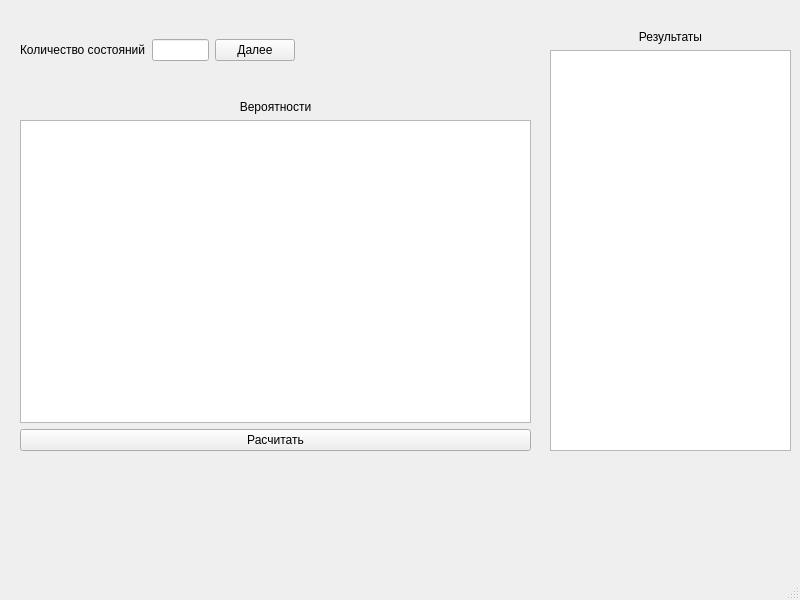
<?xml version="1.0" encoding="UTF-8"?>
<ui version="4.0">
 <class>MainWindow</class>
 <widget class="QMainWindow" name="MainWindow">
  <property name="geometry">
   <rect>
    <x>0</x>
    <y>0</y>
    <width>800</width>
    <height>600</height>
   </rect>
  </property>
  <property name="windowTitle">
   <string>MainWindow</string>
  </property>
  <widget class="QWidget" name="centralwidget">
   <widget class="QWidget" name="horizontalLayoutWidget">
    <property name="geometry">
     <rect>
      <x>20</x>
      <y>10</y>
      <width>275</width>
      <height>80</height>
     </rect>
    </property>
    <layout class="QHBoxLayout" name="horizontalLayout">
     <item>
      <widget class="QLabel" name="label">
       <property name="text">
        <string>Количество состояний</string>
       </property>
      </widget>
     </item>
     <item>
      <widget class="QLineEdit" name="txt_count_state"/>
     </item>
     <item>
      <widget class="QPushButton" name="state_next">
       <property name="text">
        <string>Далее</string>
       </property>
      </widget>
     </item>
    </layout>
   </widget>
   <widget class="QWidget" name="verticalLayoutWidget">
    <property name="geometry">
     <rect>
      <x>20</x>
      <y>100</y>
      <width>511</width>
      <height>351</height>
     </rect>
    </property>
    <layout class="QVBoxLayout" name="verticalLayout">
     <item>
      <widget class="QLabel" name="label_2">
       <property name="text">
        <string>Вероятности</string>
       </property>
       <property name="alignment">
        <set>Qt::AlignCenter</set>
       </property>
      </widget>
     </item>
     <item>
      <widget class="QTableWidget" name="tableWidget"/>
     </item>
     <item>
      <widget class="QPushButton" name="state_next_2">
       <property name="text">
        <string>Расчитать</string>
       </property>
      </widget>
     </item>
    </layout>
   </widget>
   <widget class="QWidget" name="verticalLayoutWidget_2">
    <property name="geometry">
     <rect>
      <x>550</x>
      <y>30</y>
      <width>241</width>
      <height>421</height>
     </rect>
    </property>
    <layout class="QVBoxLayout" name="verticalLayout_2">
     <item>
      <widget class="QLabel" name="label_3">
       <property name="text">
        <string>Результаты</string>
       </property>
       <property name="alignment">
        <set>Qt::AlignCenter</set>
       </property>
      </widget>
     </item>
     <item>
      <widget class="QTextBrowser" name="textBrowser"/>
     </item>
    </layout>
   </widget>
  </widget>
  <widget class="QMenuBar" name="menubar">
   <property name="geometry">
    <rect>
     <x>0</x>
     <y>0</y>
     <width>800</width>
     <height>24</height>
    </rect>
   </property>
  </widget>
  <widget class="QStatusBar" name="statusbar"/>
 </widget>
 <resources/>
 <connections/>
</ui>
